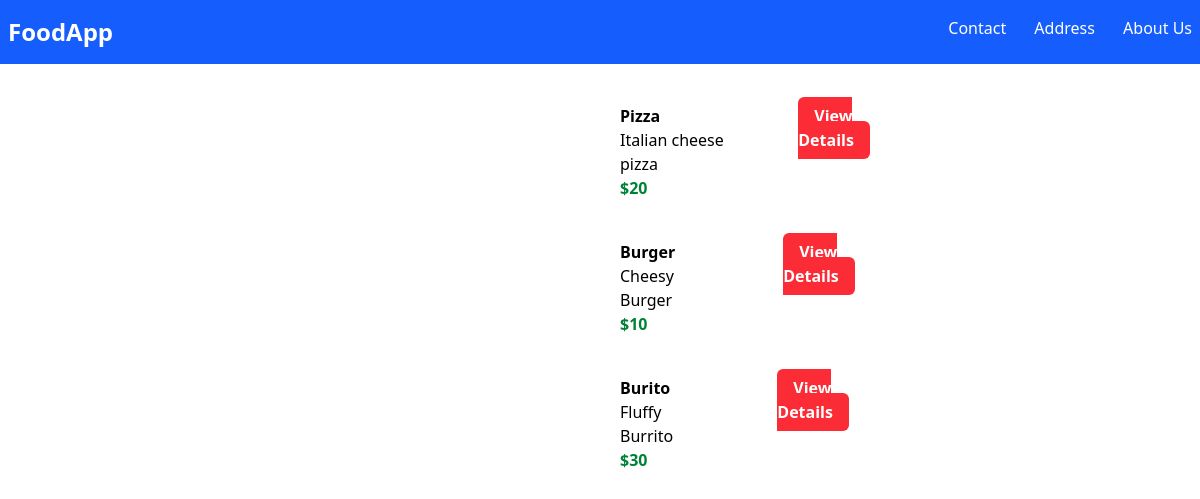
/myapp/, run on an earlier commit of the app's database.
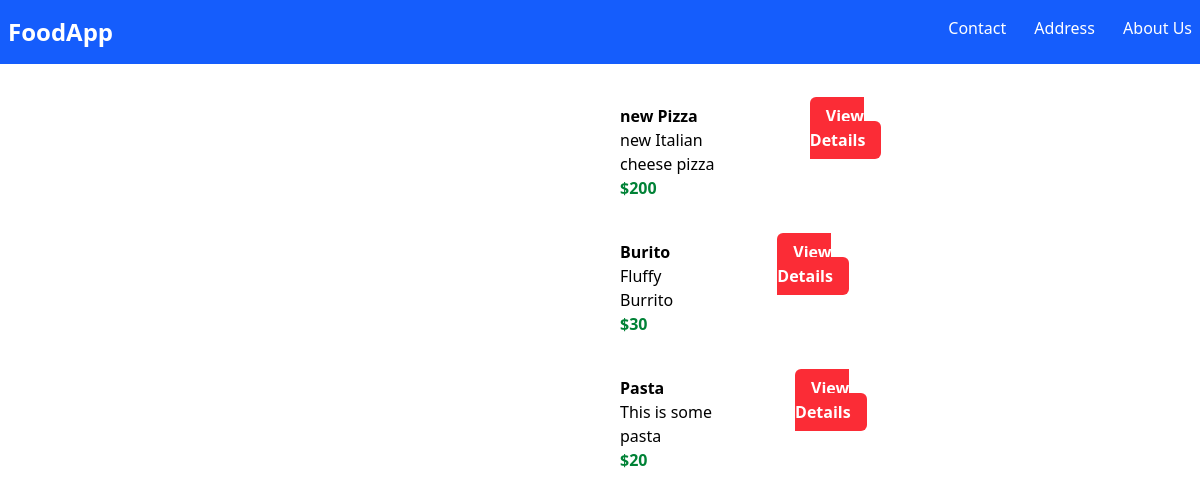
And on a later commit of the database.
### myapp/models.py (models this page shows, shortened)
class Item(models.Model):
    item_name = models.CharField(max_length=200)
    item_desc = models.CharField(max_length=1000)
    item_price = models.IntegerField()
    item_image = models.CharField(max_length=500,default='https://imgs.search.brave.com/ly6q72bVHFGys1gJtrLNOkcfdZdZbZuIpJg36gF3bdA/rs:fit:500:0:1:0/g:ce/aHR0cHM6Ly91cy4x/MjNyZi5jb20vNDUw/d20veXVwaXJhbW9z/L3l1cGlyYW1vczE0/MDcveXVwaXJhbW9z/MTQwNzAyNDE0LzMw/MjE4ODMzLWZvb2Qt/ZGVzaWduLW92ZXIt/YmVpZ2UtYmFja2dy/b3VuZC12ZWN0b3It/aWxsdXN0cmF0aW9u/LmpwZz92ZXI9Ng')

### myapp/views.py (the view)
# urls.py: path('',views.index,name='index'),
def index(request):
    item_list = Item.objects.all()
    context = {
        'item_list':item_list
    }
    return render(request,'myapp/index.html',context)

### myapp/templates/myapp/index.html (shortened to what this page needs)
{% extends 'myapp/base.html' %}
{% block body %}
<div>
    {% for item in item_list %}
    <div class="m-10 flex w-1/2 mx-auto">
        <div>
        </div>
        <div class="mx-16">
            <div class="font-bold">{{ item.item_name }}</div>
            <div>{{ item.item_desc }}</div>
            <div class="text-green-700 font-bold">${{ item.item_price }}</div>
        </div>
        <div><a class="bg-red-500 text-white font-bold px-4 py-2 rounded-md" href="{% url 'myapp:detail' item.id %}">View Details</a></div>
    </div>
    {% endfor %}
</div>
{% endblock %}

### myapp/templates/myapp/base.html (shortened to what this page needs)
<!DOCTYPE html>
<html lang="en">
<head>
    <script src="https://cdn.jsdelivr.net/npm/@tailwindcss/browser@4"></script>
</head>
<body>
    <nav class="bg-blue-600 text-white">
        <div class="flex justify-between px-2 py-4">
            <a href="" class="font-bold text-2xl">FoodApp</a>
            <div class="space-x-6 ">
                <a href="">Contact</a>
                <a href="">Address</a>
                <a href="">About Us</a>
            </div>
        </div>
    </nav>
    {% block body %}
    {% endblock %}
</body>
</html>

What changed in the data, as far as the page shows it:
removed Item: item_name "Burger", item_desc "Cheesy Burger", item_price "10"
changed Item: item_name "Pizza" → "new Pizza"; item_desc "Italian cheese pizza" → "new Italian cheese pizza"; item_price "20" → "200"
added Item: item_name "Pasta", item_desc "This is some pasta", item_price "20"
